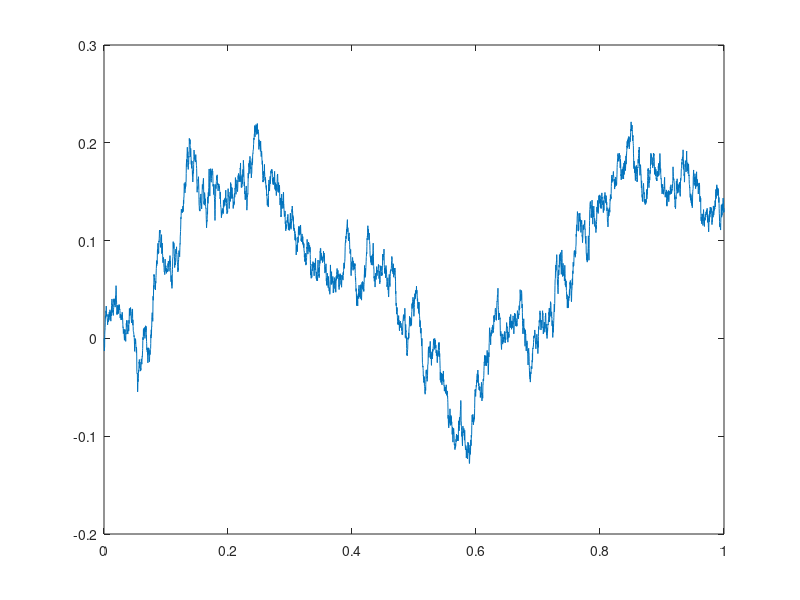

The MATLAB script that drew this image:
function Brownian_Motion
%function Brownian_Motion(mu,sigma)
mu = 0.05;
sigma = 0.3;
T = 1;
N = 5000;
h = T/N;  t = (0:h:T);
X(1) = 0;
for i=1:N
    X(i+1) = X(i) + mu*h + sigma*sqrt(h)*randn;
end
plot(t,X)